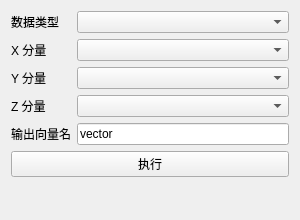
<?xml version="1.0" encoding="UTF-8"?>
<ui version="4.0">
 <class>MergeVectorComponents</class>
 <widget class="QWidget" name="MergeVectorComponents">
  <property name="geometry">
   <rect>
    <x>0</x>
    <y>0</y>
    <width>300</width>
    <height>220</height>
   </rect>
  </property>
  <property name="windowTitle">
   <string>合并标量数组为向量</string>
  </property>
  <layout class="QFormLayout" name="formLayout">
   <item row="0" column="0">
    <widget class="QLabel" name="label_DataType">
     <property name="text">
      <string>数据类型</string>
     </property>
    </widget>
   </item>
   <item row="0" column="1">
    <widget class="QComboBox" name="comboBox_DataType"/>
   </item>
   <item row="1" column="0">
    <widget class="QLabel" name="label_X">
     <property name="text">
      <string>X 分量</string>
     </property>
    </widget>
   </item>
   <item row="1" column="1">
    <widget class="QComboBox" name="comboBox_X"/>
   </item>
   <item row="2" column="0">
    <widget class="QLabel" name="label_Y">
     <property name="text">
      <string>Y 分量</string>
     </property>
    </widget>
   </item>
   <item row="2" column="1">
    <widget class="QComboBox" name="comboBox_Y"/>
   </item>
   <item row="3" column="0">
    <widget class="QLabel" name="label_Z">
     <property name="text">
      <string>Z 分量</string>
     </property>
    </widget>
   </item>
   <item row="3" column="1">
    <widget class="QComboBox" name="comboBox_Z"/>
   </item>
   <item row="4" column="0">
    <widget class="QLabel" name="label_Name">
     <property name="text">
      <string>输出向量名</string>
     </property>
    </widget>
   </item>
   <item row="4" column="1">
    <widget class="QLineEdit" name="lineEdit_OutputName">
     <property name="text">
      <string>vector</string>
     </property>
    </widget>
   </item>
   <item row="5" column="0" colspan="2">
    <widget class="QPushButton" name="btnExecute">
     <property name="text">
      <string>执行</string>
     </property>
    </widget>
   </item>
  </layout>
 </widget>
 <resources/>
 <connections/>
</ui>
